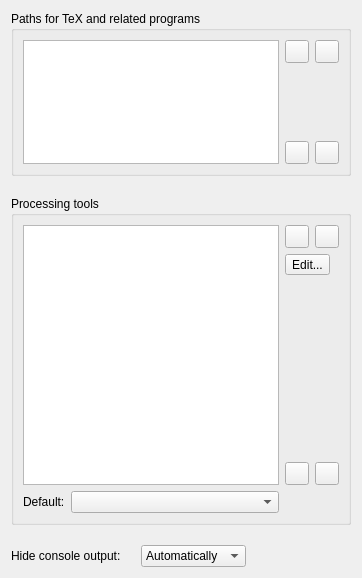
     <widget class="QWidget" name="tab_typesetting">
      <attribute name="title">
       <string>Typesetting</string>
      </attribute>
      <layout class="QGridLayout">
       <item row="0" column="0">
        <layout class="QVBoxLayout">
         <property name="spacing">
          <number>20</number>
         </property>
         <item>
          <widget class="QGroupBox" name="groupBox_4">
           <property name="sizePolicy">
            <sizepolicy hsizetype="Preferred" vsizetype="Preferred">
             <horstretch>0</horstretch>
             <verstretch>1</verstretch>
            </sizepolicy>
           </property>
           <property name="title">
            <string>Paths for TeX and related programs</string>
           </property>
           <layout class="QGridLayout">
            <item row="0" column="0" rowspan="3">
             <widget class="QListWidget" name="binPathList">
              <property name="sizePolicy">
               <sizepolicy hsizetype="Expanding" vsizetype="Expanding">
                <horstretch>0</horstretch>
                <verstretch>1</verstretch>
               </sizepolicy>
              </property>
              <property name="currentRow">
               <number>-1</number>
              </property>
             </widget>
            </item>
            <item row="0" column="1">
             <widget class="QToolButton" name="pathUp">
              <property name="icon">
               <iconset theme="go-up">
                <normaloff>.</normaloff>.</iconset>
              </property>
             </widget>
            </item>
            <item row="0" column="2">
             <widget class="QToolButton" name="pathDown">
              <property name="icon">
               <iconset theme="go-down">
                <normaloff>.</normaloff>.</iconset>
              </property>
             </widget>
            </item>
            <item row="1" column="1">
             <spacer>
              <property name="orientation">
               <enum>Qt::Vertical</enum>
              </property>
              <property name="sizeHint" stdset="0">
               <size>
                <width>20</width>
                <height>40</height>
               </size>
              </property>
             </spacer>
            </item>
            <item row="2" column="1">
             <widget class="QToolButton" name="pathAdd">
              <property name="icon">
               <iconset theme="list-add">
                <normaloff>.</normaloff>.</iconset>
              </property>
             </widget>
            </item>
            <item row="2" column="2">
             <widget class="QToolButton" name="pathRemove">
              <property name="icon">
               <iconset theme="list-remove">
                <normaloff>.</normaloff>.</iconset>
              </property>
             </widget>
            </item>
           </layout>
          </widget>
         </item>
         <item>
          <widget class="QGroupBox" name="groupBox_5">
           <property name="sizePolicy">
            <sizepolicy hsizetype="Preferred" vsizetype="Preferred">
             <horstretch>0</horstretch>
             <verstretch>2</verstretch>
            </sizepolicy>
           </property>
           <property name="title">
            <string>Processing tools</string>
           </property>
           <layout class="QGridLayout">
            <item row="0" column="0" rowspan="4">
             <widget class="QListWidget" name="toolList">
              <property name="sizePolicy">
               <sizepolicy hsizetype="Expanding" vsizetype="Expanding">
                <horstretch>0</horstretch>
                <verstretch>2</verstretch>
               </sizepolicy>
              </property>
              <property name="currentRow">
               <number>-1</number>
              </property>
             </widget>
            </item>
            <item row="0" column="1">
             <widget class="QToolButton" name="toolUp">
              <property name="icon">
               <iconset theme="go-up">
                <normaloff>.</normaloff>.</iconset>
              </property>
             </widget>
            </item>
            <item row="0" column="2">
             <widget class="QToolButton" name="toolDown">
              <property name="icon">
               <iconset theme="go-down">
                <normaloff>.</normaloff>.</iconset>
              </property>
             </widget>
            </item>
            <item row="1" column="1" colspan="2">
             <widget class="QToolButton" name="toolEdit">
              <property name="text">
               <string>Edit...</string>
              </property>
             </widget>
            </item>
            <item row="2" column="1">
             <spacer>
              <property name="orientation">
               <enum>Qt::Vertical</enum>
              </property>
              <property name="sizeHint" stdset="0">
               <size>
                <width>20</width>
                <height>10</height>
               </size>
              </property>
             </spacer>
            </item>
            <item row="3" column="1">
             <widget class="QToolButton" name="toolAdd">
              <property name="icon">
               <iconset theme="list-add">
                <normaloff>.</normaloff>.</iconset>
              </property>
             </widget>
            </item>
            <item row="3" column="2">
             <widget class="QToolButton" name="toolRemove">
              <property name="icon">
               <iconset theme="list-remove">
                <normaloff>.</normaloff>.</iconset>
              </property>
             </widget>
            </item>
            <item row="4" column="0">
             <layout class="QHBoxLayout">
              <item>
               <widget class="QLabel" name="label_3">
                <property name="text">
                 <string>Default:</string>
                </property>
               </widget>
              </item>
              <item>
               <widget class="QComboBox" name="defaultTool">
                <property name="sizePolicy">
                 <sizepolicy hsizetype="Preferred" vsizetype="Fixed">
                  <horstretch>1</horstretch>
                  <verstretch>0</verstretch>
                 </sizepolicy>
                </property>
               </widget>
              </item>
             </layout>
            </item>
           </layout>
          </widget>
         </item>
         <item>
          <layout class="QHBoxLayout" name="horizontalLayout_8">
           <item>
            <widget class="QLabel" name="label_10">
             <property name="sizePolicy">
              <sizepolicy hsizetype="Preferred" vsizetype="Preferred">
               <horstretch>0</horstretch>
               <verstretch>0</verstretch>
              </sizepolicy>
             </property>
             <property name="text">
              <string>Hide console output:</string>
             </property>
            </widget>
           </item>
           <item>
            <widget class="QComboBox" name="autoHideOutput">
             <property name="sizePolicy">
              <sizepolicy hsizetype="MinimumExpanding" vsizetype="Fixed">
               <horstretch>0</horstretch>
               <verstretch>0</verstretch>
              </sizepolicy>
             </property>
             <property name="toolTip">
              <string>&lt;p&gt;&lt;strong&gt;Never:&lt;/strong&gt; Never hide the console output panel after typesetting.&lt;/p&gt;
&lt;p&gt;&lt;strong&gt;Automatically:&lt;/strong&gt; Hide the console output panel after successful typesetting, but only if it was hidden before.&lt;/p&gt;
&lt;p&gt;&lt;strong&gt;On Success:&lt;/strong&gt; Hide the console output panel after successful typesetting, regardless of its previous state.&lt;/p&gt;
</string>
             </property>
             <property name="currentIndex">
              <number>1</number>
             </property>
             <item>
              <property name="text">
               <string extracomment="&quot;Hide console output&quot; mode">Never</string>
              </property>
             </item>
             <item>
              <property name="text">
               <string extracomment="&quot;Hide console output&quot; mode">Automatically</string>
              </property>
             </item>
             <item>
              <property name="text">
               <string extracomment="&quot;Hide console output&quot; mode">On success</string>
              </property>
             </item>
            </widget>
           </item>
           <item>
            <spacer name="horizontalSpacer_8">
             <property name="orientation">
              <enum>Qt::Horizontal</enum>
             </property>
             <property name="sizeHint" stdset="0">
              <size>
               <width>40</width>
               <height>20</height>
              </size>
             </property>
            </spacer>
           </item>
          </layout>
         </item>
        </layout>
       </item>
      </layout>
     </widget>
